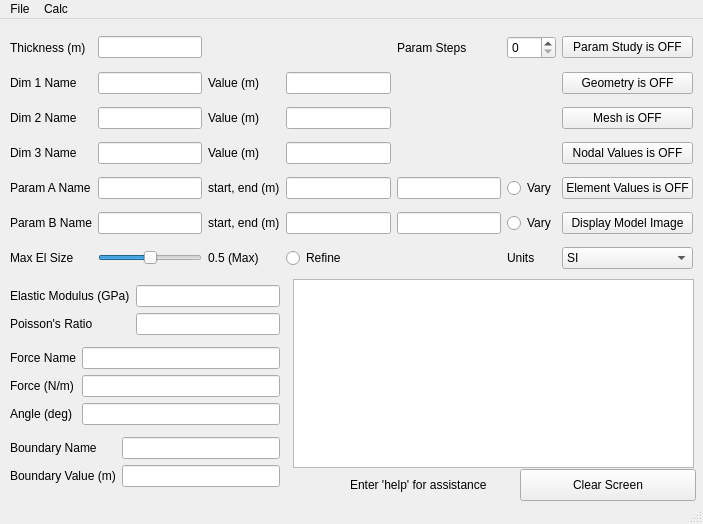
<?xml version="1.0" encoding="UTF-8"?>
<ui version="4.0">
 <class>MainWindow</class>
 <widget class="QMainWindow" name="MainWindow">
  <property name="geometry">
   <rect>
    <x>0</x>
    <y>0</y>
    <width>703</width>
    <height>524</height>
   </rect>
  </property>
  <property name="windowTitle">
   <string>DXF FEM Calculator 1.0</string>
  </property>
  <widget class="QWidget" name="centralwidget">
   <widget class="QLabel" name="label_5">
    <property name="geometry">
     <rect>
      <x>350</x>
      <y>455</y>
      <width>271</width>
      <height>21</height>
     </rect>
    </property>
    <property name="text">
     <string>Enter 'help' for assistance</string>
    </property>
   </widget>
   <widget class="QPushButton" name="clearScreenButton">
    <property name="geometry">
     <rect>
      <x>520</x>
      <y>450</y>
      <width>176</width>
      <height>32</height>
     </rect>
    </property>
    <property name="text">
     <string>Clear Screen</string>
    </property>
   </widget>
   <widget class="QWidget" name="layoutWidget">
    <property name="geometry">
     <rect>
      <x>10</x>
      <y>10</y>
      <width>683</width>
      <height>247</height>
     </rect>
    </property>
    <layout class="QGridLayout" name="gridLayout">
     <item row="2" column="6">
      <widget class="QPushButton" name="showMeshButton">
       <property name="text">
        <string>Mesh is OFF</string>
       </property>
      </widget>
     </item>
     <item row="4" column="2">
      <widget class="QLabel" name="astartendlabel">
       <property name="text">
        <string>start, end (m)</string>
       </property>
      </widget>
     </item>
     <item row="3" column="6">
      <widget class="QPushButton" name="showNodalValuesButton">
       <property name="text">
        <string>Nodal Values is OFF</string>
       </property>
      </widget>
     </item>
     <item row="6" column="1">
      <widget class="QSlider" name="elSizeSlider">
       <property name="maximum">
        <number>500</number>
       </property>
       <property name="value">
        <number>250</number>
       </property>
       <property name="sliderPosition">
        <number>250</number>
       </property>
       <property name="orientation">
        <enum>Qt::Horizontal</enum>
       </property>
      </widget>
     </item>
     <item row="1" column="6">
      <widget class="QPushButton" name="showGeometryButton">
       <property name="text">
        <string>Geometry is OFF</string>
       </property>
      </widget>
     </item>
     <item row="0" column="5">
      <widget class="QSpinBox" name="paramStep"/>
     </item>
     <item row="0" column="6">
      <widget class="QPushButton" name="paramButton">
       <property name="text">
        <string>Param Study is OFF</string>
       </property>
      </widget>
     </item>
     <item row="5" column="5">
      <widget class="QRadioButton" name="paramVaryBRadio">
       <property name="text">
        <string>Vary</string>
       </property>
       <property name="autoExclusive">
        <bool>false</bool>
       </property>
      </widget>
     </item>
     <item row="6" column="5">
      <widget class="QLabel" name="unitsLabel">
       <property name="text">
        <string>Units</string>
       </property>
      </widget>
     </item>
     <item row="5" column="2">
      <widget class="QLabel" name="bstartendlabel">
       <property name="text">
        <string>start, end (m)</string>
       </property>
      </widget>
     </item>
     <item row="4" column="6">
      <widget class="QPushButton" name="showElementValuesButton">
       <property name="text">
        <string>Element Values is OFF</string>
       </property>
      </widget>
     </item>
     <item row="0" column="4">
      <widget class="QLabel" name="label_3">
       <property name="text">
        <string>Param Steps</string>
       </property>
      </widget>
     </item>
     <item row="6" column="0">
      <widget class="QLabel" name="elSizeLabel">
       <property name="text">
        <string>Max El Size</string>
       </property>
      </widget>
     </item>
     <item row="5" column="3">
      <widget class="QLineEdit" name="bEdit"/>
     </item>
     <item row="5" column="0">
      <widget class="QLabel" name="bLabel">
       <property name="text">
        <string>Param B Name</string>
       </property>
      </widget>
     </item>
     <item row="4" column="0">
      <widget class="QLabel" name="aLabel">
       <property name="text">
        <string>Param A Name</string>
       </property>
      </widget>
     </item>
     <item row="0" column="1">
      <widget class="QLineEdit" name="tEdit"/>
     </item>
     <item row="4" column="4">
      <widget class="QLineEdit" name="aEndEdit"/>
     </item>
     <item row="4" column="1">
      <widget class="QLineEdit" name="aNameEdit"/>
     </item>
     <item row="5" column="4">
      <widget class="QLineEdit" name="bEndEdit"/>
     </item>
     <item row="4" column="3">
      <widget class="QLineEdit" name="aEdit"/>
     </item>
     <item row="5" column="1">
      <widget class="QLineEdit" name="bNameEdit"/>
     </item>
     <item row="3" column="3">
      <widget class="QLineEdit" name="d3Edit"/>
     </item>
     <item row="2" column="3">
      <widget class="QLineEdit" name="d2Edit"/>
     </item>
     <item row="1" column="3">
      <widget class="QLineEdit" name="d1Edit"/>
     </item>
     <item row="3" column="0">
      <widget class="QLabel" name="d3Label">
       <property name="text">
        <string>Dim 3 Name</string>
       </property>
      </widget>
     </item>
     <item row="2" column="0">
      <widget class="QLabel" name="d2Label">
       <property name="text">
        <string>Dim 2 Name</string>
       </property>
      </widget>
     </item>
     <item row="1" column="0">
      <widget class="QLabel" name="d1Label">
       <property name="text">
        <string>Dim 1 Name</string>
       </property>
      </widget>
     </item>
     <item row="1" column="2">
      <widget class="QLabel" name="d1ValueLabel">
       <property name="text">
        <string>Value (m)</string>
       </property>
      </widget>
     </item>
     <item row="2" column="2">
      <widget class="QLabel" name="d2ValueLabel">
       <property name="text">
        <string>Value (m)</string>
       </property>
      </widget>
     </item>
     <item row="2" column="1">
      <widget class="QLineEdit" name="d2NameEdit"/>
     </item>
     <item row="1" column="1">
      <widget class="QLineEdit" name="d1NameEdit"/>
     </item>
     <item row="3" column="2">
      <widget class="QLabel" name="d3ValueLabel">
       <property name="text">
        <string>Value (m)</string>
       </property>
      </widget>
     </item>
     <item row="3" column="1">
      <widget class="QLineEdit" name="d3NameEdit"/>
     </item>
     <item row="0" column="0">
      <widget class="QLabel" name="tLabel">
       <property name="text">
        <string>Thickness (m)</string>
       </property>
      </widget>
     </item>
     <item row="5" column="6">
      <widget class="QPushButton" name="displaydxfButton">
       <property name="text">
        <string>Display Model Image</string>
       </property>
      </widget>
     </item>
     <item row="6" column="2">
      <widget class="QLabel" name="elSizeMaxLabel">
       <property name="text">
        <string>0.5 (Max)</string>
       </property>
      </widget>
     </item>
     <item row="6" column="3">
      <widget class="QRadioButton" name="elSizeRefineRadio">
       <property name="text">
        <string>Refine</string>
       </property>
       <property name="autoExclusive">
        <bool>false</bool>
       </property>
      </widget>
     </item>
     <item row="4" column="5">
      <widget class="QRadioButton" name="paramVaryARadio">
       <property name="text">
        <string>Vary</string>
       </property>
       <property name="autoExclusive">
        <bool>false</bool>
       </property>
      </widget>
     </item>
     <item row="6" column="6">
      <widget class="QComboBox" name="unitsComboBox">
       <item>
        <property name="text">
         <string>SI</string>
        </property>
       </item>
       <item>
        <property name="text">
         <string>IMPERIAL</string>
        </property>
       </item>
      </widget>
     </item>
    </layout>
   </widget>
   <widget class="QPlainTextEdit" name="reportEdit">
    <property name="geometry">
     <rect>
      <x>293</x>
      <y>260</y>
      <width>401</width>
      <height>189</height>
     </rect>
    </property>
    <property name="font">
     <font>
      <family>Courier</family>
     </font>
    </property>
   </widget>
   <widget class="QWidget" name="layoutWidget">
    <property name="geometry">
     <rect>
      <x>10</x>
      <y>260</y>
      <width>270</width>
      <height>215</height>
     </rect>
    </property>
    <layout class="QVBoxLayout" name="verticalLayout">
     <item>
      <layout class="QGridLayout" name="gridLayout_2">
       <item row="0" column="0">
        <widget class="QLabel" name="elasticModLabel">
         <property name="text">
          <string>Elastic Modulus (GPa)</string>
         </property>
        </widget>
       </item>
       <item row="0" column="1">
        <widget class="QLineEdit" name="elasticEdit"/>
       </item>
       <item row="1" column="0">
        <widget class="QLabel" name="poissonRatLabel">
         <property name="text">
          <string>Poisson's Ratio</string>
         </property>
        </widget>
       </item>
       <item row="1" column="1">
        <widget class="QLineEdit" name="poissonEdit"/>
       </item>
      </layout>
     </item>
     <item>
      <layout class="QGridLayout" name="gridLayout_3">
       <item row="0" column="0">
        <widget class="QLabel" name="fNameLabel">
         <property name="text">
          <string>Force Name</string>
         </property>
        </widget>
       </item>
       <item row="0" column="1">
        <widget class="QLineEdit" name="fNameEdit"/>
       </item>
       <item row="1" column="1">
        <widget class="QLineEdit" name="fEdit"/>
       </item>
       <item row="2" column="0">
        <widget class="QLabel" name="forceAngleLabel">
         <property name="text">
          <string>Angle (deg)</string>
         </property>
        </widget>
       </item>
       <item row="2" column="1">
        <widget class="QLineEdit" name="fAngleEdit"/>
       </item>
       <item row="1" column="0">
        <widget class="QLabel" name="fLabel">
         <property name="text">
          <string>Force (N/m)</string>
         </property>
        </widget>
       </item>
      </layout>
     </item>
     <item>
      <layout class="QGridLayout" name="gridLayout_4">
       <item row="0" column="0">
        <widget class="QLabel" name="bcNameLabel">
         <property name="text">
          <string>Boundary Name</string>
         </property>
        </widget>
       </item>
       <item row="0" column="1">
        <widget class="QLineEdit" name="bcNameEdit"/>
       </item>
       <item row="1" column="0">
        <widget class="QLabel" name="bcLabel">
         <property name="text">
          <string>Boundary Value (m)</string>
         </property>
        </widget>
       </item>
       <item row="1" column="1">
        <widget class="QLineEdit" name="bcEdit"/>
       </item>
      </layout>
     </item>
    </layout>
   </widget>
  </widget>
  <widget class="QMenuBar" name="menubar">
   <property name="geometry">
    <rect>
     <x>0</x>
     <y>0</y>
     <width>703</width>
     <height>22</height>
    </rect>
   </property>
   <widget class="QMenu" name="menuFile">
    <property name="title">
     <string>File</string>
    </property>
    <addaction name="actionNew"/>
    <addaction name="actionOpen"/>
    <addaction name="actionSave"/>
    <addaction name="actionSaveAs"/>
    <addaction name="actionExit"/>
    <addaction name="actionLoadDXF"/>
   </widget>
   <widget class="QMenu" name="menuCalc">
    <property name="title">
     <string>Calc</string>
    </property>
    <addaction name="actionExecute"/>
   </widget>
   <addaction name="menuFile"/>
   <addaction name="menuCalc"/>
  </widget>
  <widget class="QStatusBar" name="statusbar"/>
  <action name="actionNew">
   <property name="text">
    <string>New</string>
   </property>
  </action>
  <action name="actionOpen">
   <property name="text">
    <string>Open...</string>
   </property>
  </action>
  <action name="actionSave">
   <property name="text">
    <string>Save</string>
   </property>
  </action>
  <action name="actionSaveAs">
   <property name="text">
    <string>Save As...</string>
   </property>
   <property name="toolTip">
    <string>Save as</string>
   </property>
  </action>
  <action name="actionExit">
   <property name="text">
    <string>Exit</string>
   </property>
  </action>
  <action name="actionExecute">
   <property name="text">
    <string>Execute</string>
   </property>
  </action>
  <action name="actionLoadDXF">
   <property name="text">
    <string>Load DXF File</string>
   </property>
  </action>
 </widget>
 <resources/>
 <connections/>
</ui>
